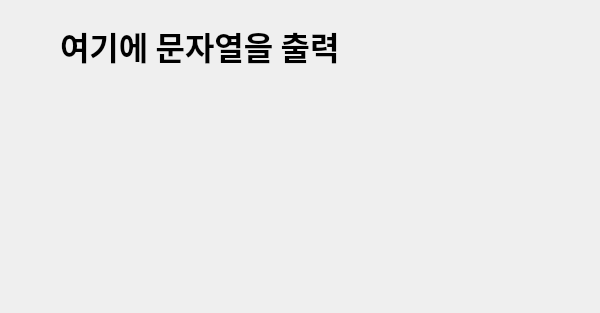
<?xml version="1.0" encoding="UTF-8"?>
<ui version="4.0">
 <class>Dialog</class>
 <widget class="QDialog" name="Dialog">
  <property name="geometry">
   <rect>
    <x>0</x>
    <y>0</y>
    <width>600</width>
    <height>313</height>
   </rect>
  </property>
  <property name="windowTitle">
   <string>Dialog</string>
  </property>
  <widget class="QLabel" name="label">
   <property name="geometry">
    <rect>
     <x>60</x>
     <y>10</y>
     <width>411</width>
     <height>71</height>
    </rect>
   </property>
   <property name="font">
    <font>
     <family>맑은 고딕</family>
     <pointsize>24</pointsize>
     <weight>75</weight>
     <bold>true</bold>
    </font>
   </property>
   <property name="text">
    <string>여기에 문자열을 출력</string>
   </property>
  </widget>
 </widget>
 <resources/>
 <connections/>
</ui>
